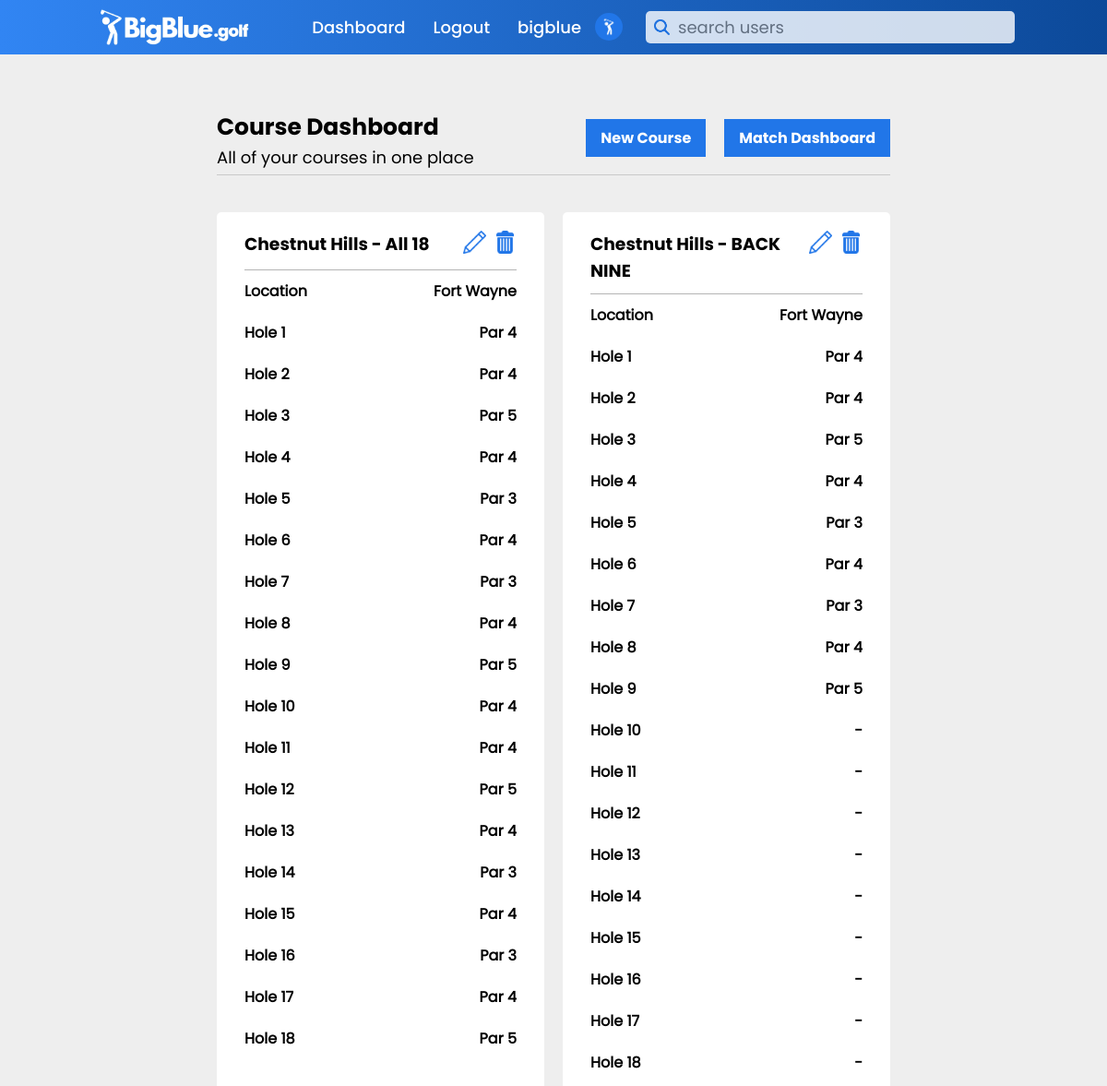
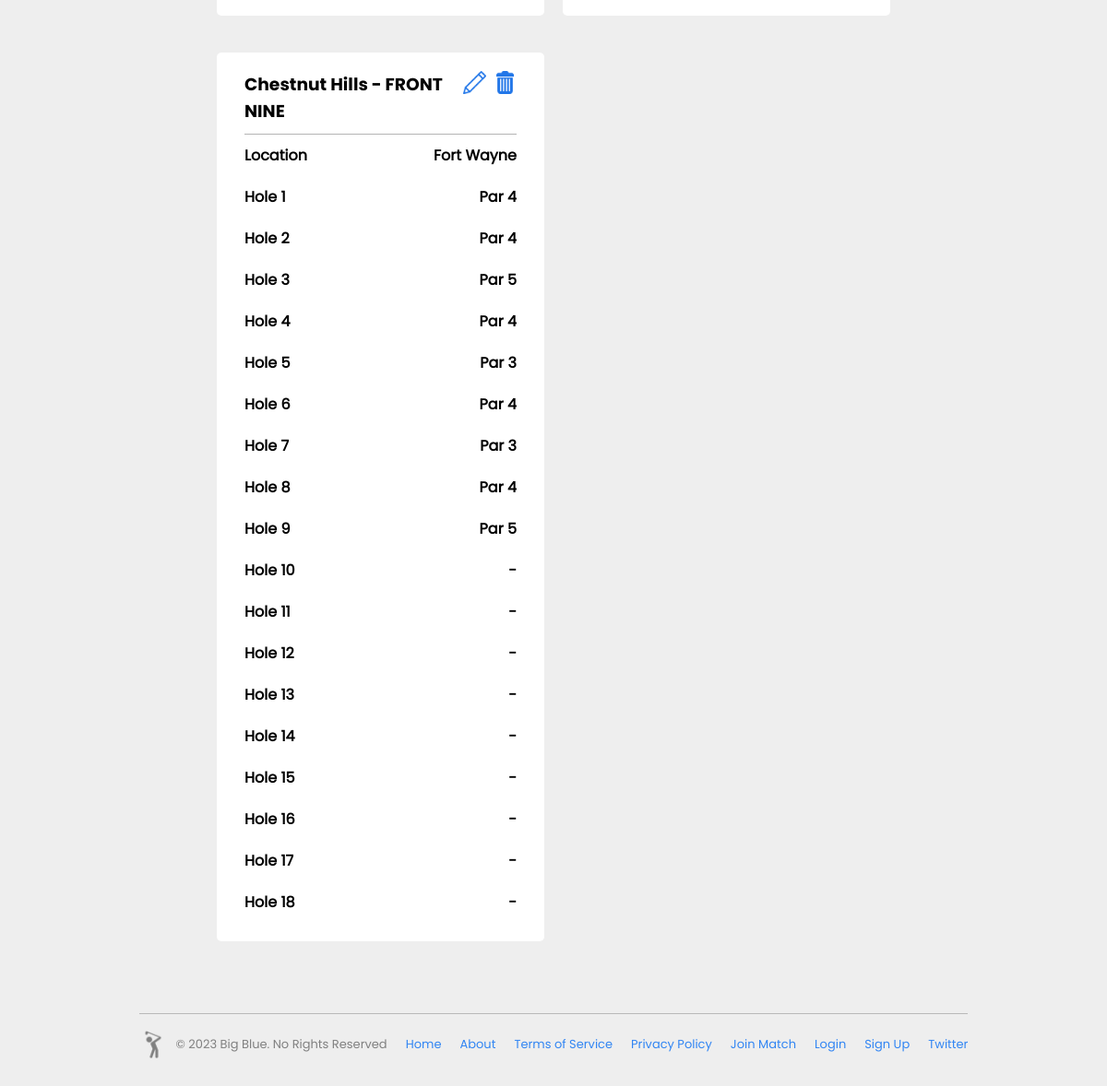
/course_dashboard (signed in), run on an earlier commit of the app's database (2 pictures, top to bottom).
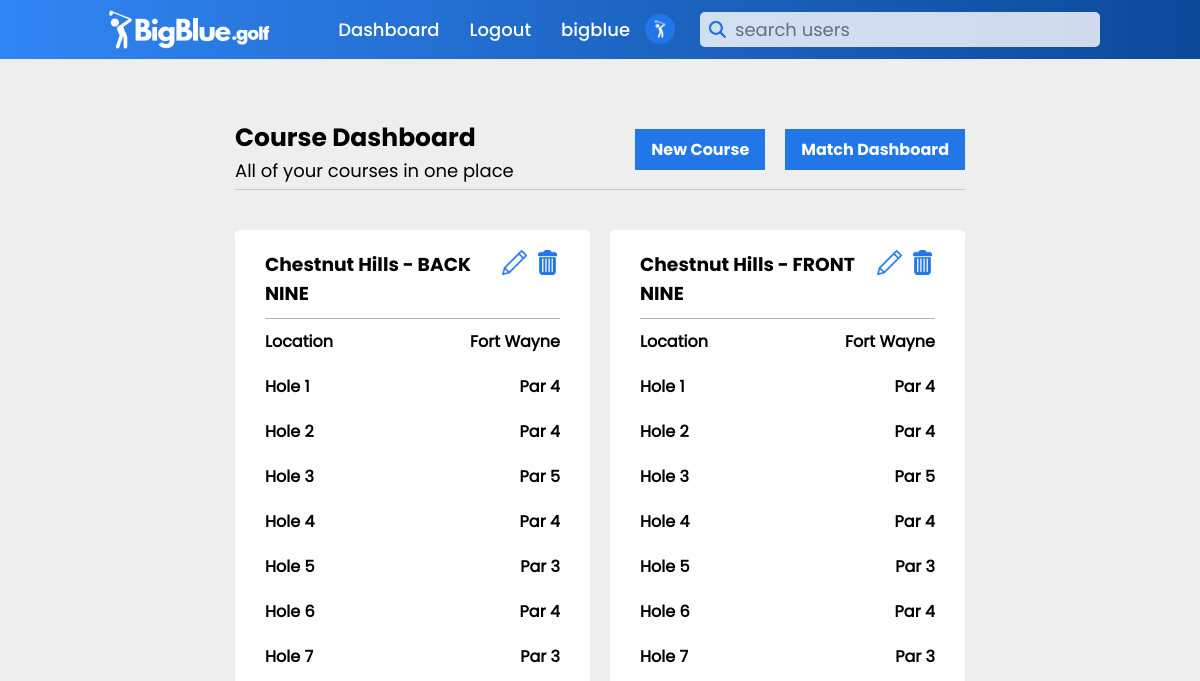
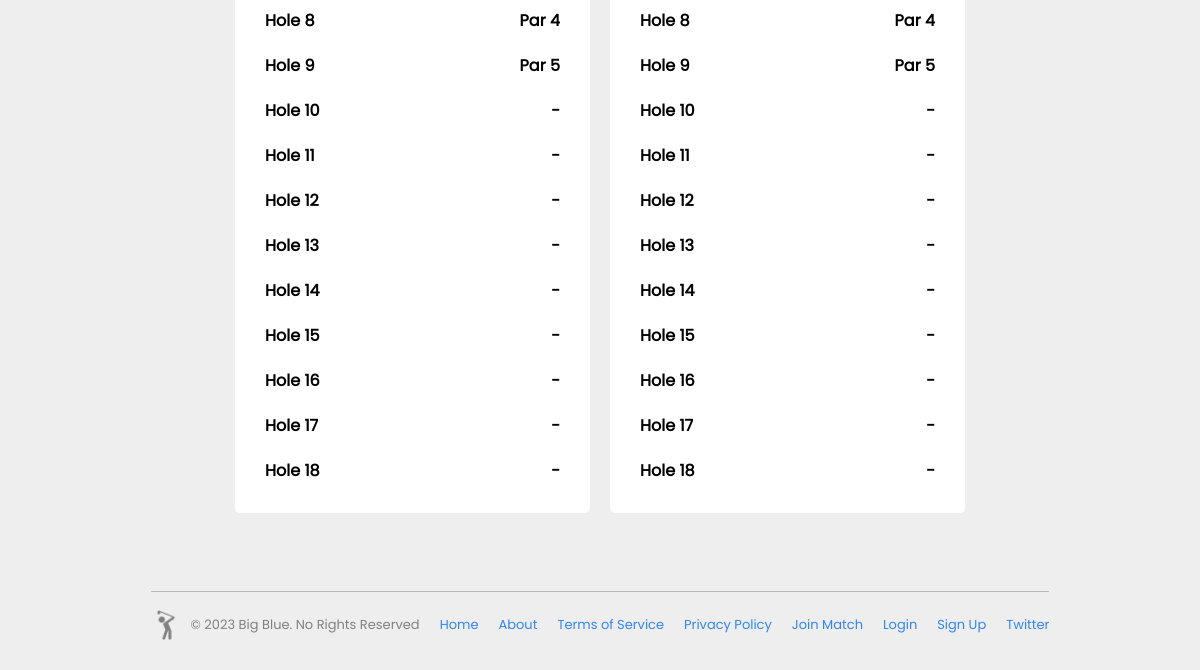
And on a later commit of the database (2 pictures, top to bottom).
### main.py (models this page shows, shortened)
class users(db.Model):
    _id = db.Column("id", db.Integer, primary_key=True)
    name = db.Column(db.String(100))
    username = db.Column(db.String(50))
    password = db.Column(db.String(50))
    email = db.Column(db.String(100))
    rank = db.Column(db.String(10))
    gender = db.Column(db.String(10))
    bio = db.Column(db.String(500))
    team = db.Column(db.String(25))
    verified = db.Column(db.Integer)
    pic = db.Column(db.String)
    banner = db.Column(db.String)
    first_login = db.Column(db.DateTime, default="2022-06-03 03:15:12.433675")
    last_login = db.Column(db.DateTime, default="2022-06-03 03:15:12.433675")

class course(db.Model):
    _id = db.Column("id", db.Integer, primary_key=True)
    course_name = db.Column(db.String(50))
    course_holes = db.Column(db.String(3))
    course_rating = db.Column(db.Float)
    slope_rating = db.Column(db.Float)
    par1 = db.Column(db.Integer)
    handicap1 = db.Column(db.Integer)
    par2 = db.Column(db.Integer)
    handicap2 = db.Column(db.Integer)
    par3 = db.Column(db.Integer)
    handicap3 = db.Column(db.Integer)
    par4 = db.Column(db.Integer)
    handicap4 = db.Column(db.Integer)
    par5 = db.Column(db.Integer)
    handicap5 = db.Column(db.Integer)
    par6 = db.Column(db.Integer)
    handicap6 = db.Column(db.Integer)
    par7 = db.Column(db.Integer)
    handicap7 = db.Column(db.Integer)
    par8 = db.Column(db.Integer)
    handicap8 = db.Column(db.Integer)
    par9 = db.Column(db.Integer)
    handicap9 = db.Column(db.Integer)
    par10 = db.Column(db.Integer)
    handicap10 = db.Column(db.Integer)
    par11 = db.Column(db.Integer)
    handicap11 = db.Column(db.Integer)
    par12 = db.Column(db.Integer)
    handicap12 = db.Column(db.Integer)
    par13 = db.Column(db.Integer)
    handicap13 = db.Column(db.Integer)
    par14 = db.Column(db.Integer)
    handicap14 = db.Column(db.Integer)
    par15 = db.Column(db.Integer)
    handicap15 = db.Column(db.Integer)
    par16 = db.Column(db.Integer)
    handicap16 = db.Column(db.Integer)
    par17 = db.Column(db.Integer)
    handicap17 = db.Column(db.Integer)
    par18 = db.Column(db.Integer)
    handicap18 = db.Column(db.Integer)
    city = db.Column(db.String)
    course_bio = db.Column(db.String(1000))
    created_by = db.Column(db.String)

### main.py (the view)
@app.route("/course_dashboard")
def course_dashboard():
    if 'active_user' in session:
        found_course = course.query.filter_by(created_by=session['active_user'][0]).all()
        found_user = users.query.filter_by(username=session['active_user'][0]).first()
        return render_template("course_dashboard.html", data=found_user, course_data=found_course)
    return redirect(url_for('error', msg="You do not have access to this site."))

### templates/course_dashboard.html (shortened to what this page needs)
{% if data.rank == 'coach' %}
    {% extends "indexcontentcoachlogin.html" %}
{% elif data.rank == 'player' %}
    {% extends "indexcontentplayerlogin.html" %}
{% else %}
    {% extends "indexcontent.html" %}
{% endif %}
{% block content %}
<body>
    <head>
        <link rel="stylesheet" href="{{ url_for('static', filename='styles/matchdashboard.css') }}">
    </head>
    <div class="main-container">
        <div class="heading-info">
            <div class="hero-info">
                <h3>Course Dashboard</h3>
                <p>All of your courses in one place</p>
            </div>
            <div class="hero-buttons">
                <a href="/create_course">New Course</a>
                {% if data.rank == 'coach' %}
                    <a href="/match_dashboard">Match Dashboard</a>
                {% elif data.rank == 'player' %}
                    <a href="/dashboard">Solo Dashboard</a>
                {% endif %}
            </div>
        </div>
        <div class="grid-container">
            {% if data.rank == 'coach' %}
                {% for item in course_data[::-1] %}
                    <div class="match-container">
                        <div id="row-one">
                            <div class="course-name-container">
                                <h3>{{item.course_name}}</h3>
                            </div>
                            <div id="action-icons">
                                <a href="/edit_course/{{item._id}}"><img src="{{ url_for('static', filename='logo_graphics/pencilicon.png') }}"></a>
                                <a href="/delete_course/{{item._id}}"><img src="{{ url_for('static', filename='logo_graphics/trashcan.png') }}"></a>
                            </div>
                        </div>
                        <div class="row-div">
                            <div>
                                <h4>Location</h4>
                            </div>
                            <div class="location-container">
                                <h4>{{item.city}}</h4>
                            </div>
                        </div>
                        <div class="row-div">
                            <div>
                                <h4>Hole 1</h4>
                            </div>
                            <div>
                                <h4>Par {{item.par1}}</h4>
                            </div>
                        </div>
                        <div class="row-div">
                            <div>
                                <h4>Hole 2</h4>
                            </div>
                            <div>
                                <h4>Par {{item.par2}}</h4>
                            </div>
                        </div>
                        <div class="row-div">
                            <div>
                                <h4>Hole 3</h4>
                            </div>
                            <div>
                                <h4>Par {{item.par3}}</h4>
                            </div>
                        </div>
                        <div class="row-div">
                            <div>
                                <h4>Hole 4</h4>
                            </div>
                            <div>
                                <h4>Par {{item.par4}}</h4>
                            </div>
                        </div>
                        <div class="row-div">
                            <div>
                                <h4>Hole 5</h4>
                            </div>
                            <div>
                                <h4>Par {{item.par5}}</h4>
                            </div>
                        </div>
                        <div class="row-div">
                            <div>
                                <h4>Hole 6</h4>
                            </div>
                            <div>
                                <h4>Par {{item.par6}}</h4>
                            </div>
                        </div>
                        <div class="row-div">
                            <div>
                                <h4>Hole 7</h4>
                            </div>
                            <div>
                                <h4>Par {{item.par7}}</h4>
                            </div>
                        </div>
                        <div class="row-div">
                            <div>
                                <h4>Hole 8</h4>
                            </div>
                            <div>
                                <h4>Par {{item.par8}}</h4>
                            </div>
                        </div>
                        <div class="row-div">
                            <div>
                                <h4>Hole 9</h4>
                            </div>
                            <div>
                                <h4>Par {{item.par9}}</h4>
                            </div>
                        </div>
                        <div class="row-div">
                            <div>
                                <h4>Hole 10</h4>
                            </div>
                            {% if item.par10 == "" %}
                                <div>
                                    <h4>-</h4>
                                </div>
                            {% else %}
                                <div>
                                    <h4>Par {{item.par10}}</h4>
                                </div>
                            {% endif %}
                        </div>
                        <div class="row-div">
                            <div>
                                <h4>Hole 11</h4>
                            </div>
                            {% if item.par11 == "" %}
                                <div>
                                    <h4>-</h4>
                                </div>
                            {% else %}
                                <div>
                                    <h4>Par {{item.par11}}</h4>
                                </div>
                            {% endif %}
                        </div>
                        <div class="row-div">
                            <div>
                                <h4>Hole 12</h4>
                            </div>
                            {% if item.par12 == "" %}
                                <div>
                                    <h4>-</h4>
                                </div>
                            {% else %}
                                <div>
                                    <h4>Par {{item.par12}}</h4>
                                </div>
                            {% endif %}
                        </div>
                        <div class="row-div">
                            <div>
                                <h4>Hole 13</h4>
                            </div>
                            {% if item.par13 == "" %}
                                <div>
                                    <h4>-</h4>
                                </div>
                            {% else %}
                                <div>
                                    <h4>Par {{item.par13}}</h4>
                                </div>
                            {% endif %}
                        </div>
                        <div class="row-div">
                            <div>
                                <h4>Hole 14</h4>
                            </div>
                            {% if item.par14 == "" %}
                                <div>
                                    <h4>-</h4>
                                </div>
                            {% else %}
                                <div>
                                    <h4>Par {{item.par14}}</h4>
                                </div>
                            {% endif %}
                        </div>
                        <div class="row-div">
                            <div>
                                <h4>Hole 15</h4>
                            </div>
                            {% if item.par15 == "" %}
                                <div>
                                    <h4>-</h4>
                                </div>
                            {% else %}
                                <div>
                                    <h4>Par {{item.par15}}</h4>
                                </div>
                            {% endif %}
                        </div>
                        <div class="row-div">
                            <div>
                                <h4>Hole 16</h4>
                            </div>
                            {% if item.par16 == "" %}
                                <div>
                                    <h4>-</h4>
                                </div>
                            {% else %}
                                <div>
                                    <h4>Par {{item.par16}}</h4>
                                </div>
                            {% endif %}
                        </div>
                        <div class="row-div">
                            <div>
                                <h4>Hole 17</h4>
                            </div>
                            {% if item.par17 == "" %}
                                <div>
                                    <h4>-</h4>
                                </div>
                            {% else %}
                                <div>
                                    <h4>Par {{item.par17}}</h4>
                                </div>
                            {% endif %}
                        </div>
                        <div class="row-div">
                            <div>
                                <h4>Hole 18</h4>
                            </div>
                            {% if item.par18 == "" %}
                                <div>
                                    <h4>-</h4>
                                </div>
                            {% else %}
                                <div>
                                    <h4>Par {{item.par18}}</h4>
                                </div>
                            {% endif %}
                        </div>
                    </div>
                {% endfor %}
            {% endif %}
        </div>
    </div>
</body>
{% endblock %}

### templates/indexcontentcoachlogin.html (shortened to what this page needs)
<!DOCTYPE html>
<html>
    <head>
    </head>
    <body>
        <header>
            <a href="/">
                <img id="logo-image" src="{{ url_for('static', filename='logo_graphics/BigBlue_NewLogo-White.png') }}" class="logo">
            </a>
            <div>
                <ul class="navigation">
                    <li><a href="/dashboard">Dashboard</a></li>
                    <li><a href="/logout">Logout</a></li>
                    <li><a href="/profile">{{data.username}}</a></li>
                    <li><a href=""><img id="profile-pic" src="{{ url_for('static', filename='logo_graphics/user_photos/' + data.pic) }}" alt=""></a></li>
                    <form id="search-form" action="/search/" method="post">
                        <input id="searchbar" name="searchbar" type="text" placeholder="search users"></input>
                    </form>
                </ul>
            </div>
        </header>
        {% block content %}
        {% endblock %}
    </body>
    <footer>
        <div>
            <div>
                <div class="big-blue-copyright">
                    <img id="basic-golfer-image" src="{{ url_for('static', filename='logo_graphics/basicgolfergrey.png') }}" class="logo">
                    <p>© 2023 Big Blue. No Rights Reserved</p>
                </div>
                <div>
                    <a href="/">Home</a>
                    <a href="/about">About</a>
                    <a href="/termsofservice">Terms of Service</a>
                    <a href="/privacypolicy">Privacy Policy</a>
                    <a href="/joincode">Join Match</a>
                    <a href="/login">Login</a>
                    <a href="/create_account">Sign Up</a>
                    <a href="https://twitter.com/bigbluegolfapp" id="twitter_href">Twitter</a>
                </div>
            </div>
        </div>
    </footer>
</html>

What changed in the data, as far as the page shows it:
removed course: course_name "Chestnut Hills - All 18", city "Fort Wayne", par1 "4", par2 "4", par3 "5", par4 "4", par5 "3", par6 "4", par7 "3", par8 "4", par9 "5", par10 "4", par11 "4", par12 "5", par13 "4", par14 "3", par15 "4", par16 "3", par17 "4", par18 "5"
